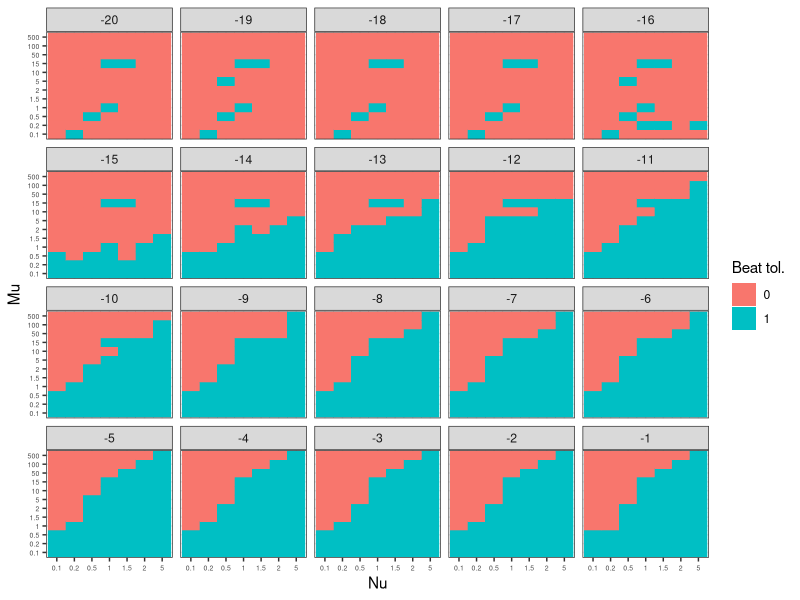
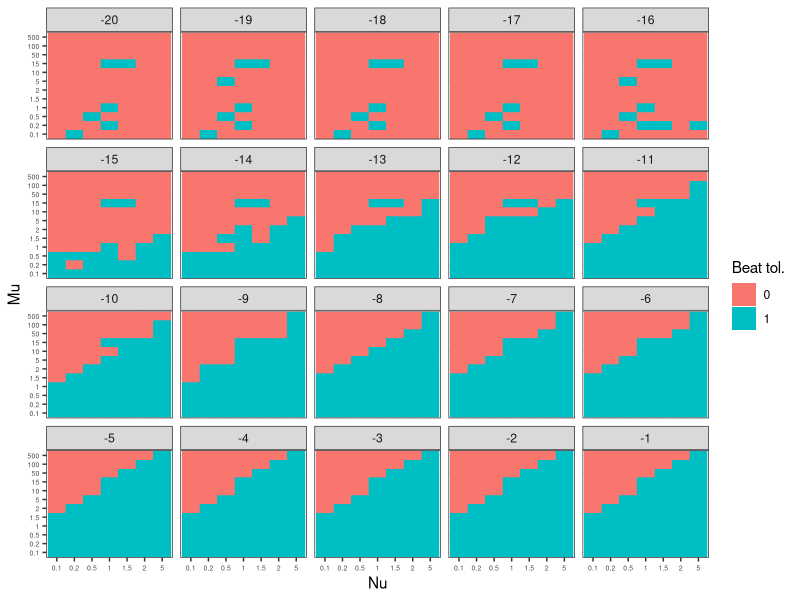

Reproduce these figures in R, in order.
library(ggplot2)
library(dplyr)
library(glue)

gr <- (sqrt(5) + 1) / 2
stdW <- 8

comp <- read.csv("data/COMP_comparisons.csv")
head(comp)
names(comp)


## Methods: Gaunt (NA values), Naive, Old_brms, New_brms, Adaptive

for (mtd in c("ST", "errorBounding")){
  g <- ggplot(na.omit(comp) %>% filter(method == mtd),
              aes(y = as.factor(mu), x = as.factor(nu))) + theme_bw()+
    geom_tile(aes(fill = as.factor(below_tolerance),
                  color = as.factor(below_tolerance))) +
    facet_wrap(vars(as.factor(log10(eps)))) +
    labs(x = "Nu", y = "Mu", fill = "Beat tol.") + guides(color = FALSE) +
    theme(axis.text = element_text(size = 5))
  ggsave(glue("figs/{mtd}_beatTol.pdf"), plot = g, device="pdf",
         width = stdW, height = stdW / gr)
}

## percent comparisons
comp %>%
  group_by(method) %>%
  summarise(perc_beat_tol = mean(below_tolerance)) %>%
  ungroup()

comp %>%
  group_by(eps) %>%
  summarise(gaunt = mean(below_tolerance[method == "Gaunt"]),
            naive = mean(below_tolerance[method == "ST"]),
            adaptive = mean(below_tolerance[method == "errorBounding"])) %>%
  ungroup()